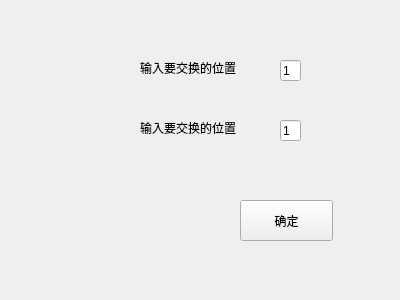
<?xml version="1.0" encoding="UTF-8"?>
<ui version="4.0">
 <class>Form</class>
 <widget class="QWidget" name="Form">
  <property name="geometry">
   <rect>
    <x>0</x>
    <y>0</y>
    <width>400</width>
    <height>300</height>
   </rect>
  </property>
  <property name="windowTitle">
   <string>选择交换的位置</string>
  </property>
  <widget class="QLineEdit" name="switchInput1">
   <property name="geometry">
    <rect>
     <x>280</x>
     <y>60</y>
     <width>21</width>
     <height>21</height>
    </rect>
   </property>
   <property name="text">
    <string>1</string>
   </property>
  </widget>
  <widget class="QLineEdit" name="switchInput2">
   <property name="geometry">
    <rect>
     <x>280</x>
     <y>120</y>
     <width>21</width>
     <height>21</height>
    </rect>
   </property>
   <property name="text">
    <string>1</string>
   </property>
  </widget>
  <widget class="QLabel" name="label">
   <property name="geometry">
    <rect>
     <x>140</x>
     <y>60</y>
     <width>121</width>
     <height>16</height>
    </rect>
   </property>
   <property name="text">
    <string>输入要交换的位置</string>
   </property>
  </widget>
  <widget class="QLabel" name="label_2">
   <property name="geometry">
    <rect>
     <x>140</x>
     <y>120</y>
     <width>121</width>
     <height>16</height>
    </rect>
   </property>
   <property name="text">
    <string>输入要交换的位置</string>
   </property>
  </widget>
  <widget class="QPushButton" name="pushButton">
   <property name="geometry">
    <rect>
     <x>240</x>
     <y>200</y>
     <width>93</width>
     <height>41</height>
    </rect>
   </property>
   <property name="text">
    <string>确定</string>
   </property>
  </widget>
 </widget>
 <resources/>
 <connections/>
</ui>
